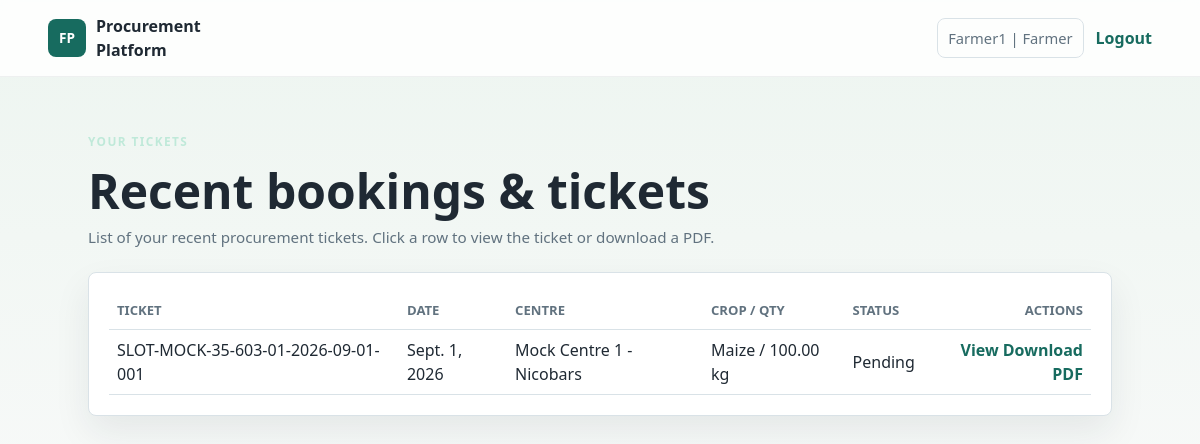
Page /procurement/farmer/bookings/ (signed in) on the committed database.
### accounts/models.py (models this page shows, shortened)
class User(AbstractBaseUser, PermissionsMixin):
    class Role(models.TextChoices):
        FARMER = "farmer", "Farmer"
        STAFF = "staff", "Procurement Centre Staff"
        ADMIN = "admin", "Administrator"
    mobile = models.CharField(max_length=15, unique=True)
    first_name = models.CharField(max_length=50, blank=True, default="")
    last_name = models.CharField(max_length=50, blank=True, default="")
    role = models.CharField(max_length=20, choices=Role.choices, default=Role.FARMER)
    is_active = models.BooleanField(default=True)
    is_staff = models.BooleanField(default=False)
    date_joined = models.DateTimeField(default=timezone.now)
    objects = UserManager()
    USERNAME_FIELD = "mobile"
    REQUIRED_FIELDS = []
    @property
    def full_name(self):
        names = [self.first_name, self.last_name]
        return " ".join(part for part in names if part).strip() or self.mobile

### procurement/models.py (models this page shows, shortened)
class TimeStampedModel(models.Model):
    created_at = models.DateTimeField(default=timezone.now)
    updated_at = models.DateTimeField(auto_now=True)
    class Meta:
        abstract = True

class ProcurementRequest(TimeStampedModel):
    class Status(models.TextChoices):
        PENDING = "pending", "Pending"
        ALLOCATED = "allocated", "Allocated"
        VERIFIED = "verified", "Verified"
        COMPLETED = "completed", "Completed"
    farmer = models.ForeignKey(
        settings.AUTH_USER_MODEL,
        on_delete=models.CASCADE,
        related_name="procurement_requests",
    )
    district = models.ForeignKey(
        District,
        on_delete=models.PROTECT,
        related_name="procurement_requests",
        null=True,
        blank=True,
    )
    centre = models.ForeignKey(
        "ProcurementCentre",
        on_delete=models.PROTECT,
        related_name="procurement_requests",
        null=True,
        blank=True,
    )
    crop = models.CharField(max_length=100)
    quantity = models.DecimalField(max_digits=10, decimal_places=2)
    preferred_date = models.DateField()
    ticket_number = models.PositiveIntegerField(null=True, blank=True, db_index=True)
    status = models.CharField(max_length=20, choices=Status.choices, default=Status.PENDING)
    class Meta:
        ordering = ["-created_at"]
        indexes = [models.Index(fields=["status", "preferred_date"])]
        constraints = [
            models.UniqueConstraint(fields=["centre", "preferred_date", "ticket_number"], name="unique_centre_date_ticket"),
        ]
    @property
    def token_number(self):
        if self.ticket_number and self.preferred_date and self.centre_id:
            centre_code = getattr(self.centre, 'code', 'CENTRE')
            return f"SLOT-{centre_code}-{self.preferred_date.isoformat()}-{self.ticket_number:03d}"
        return f"FPR-{self.pk:04d}" if self.pk else "FPR-NEW"

class ProcurementCentre(TimeStampedModel):
    code = models.CharField(max_length=50, unique=True, db_index=True)
    name = models.CharField(max_length=200)
    state = models.ForeignKey(State, on_delete=models.PROTECT, related_name="procurement_centres", null=True, blank=True)
    district = models.ForeignKey(District, on_delete=models.PROTECT, related_name="procurement_centres", null=True, blank=True)
    agency = models.CharField(max_length=150, blank=True, default="")
    crop = models.CharField(max_length=100, blank=True, default="")
    season = models.CharField(max_length=80, blank=True, default="")
    address = models.CharField(max_length=255, blank=True, default="")
    pincode = models.CharField(max_length=10, blank=True, default="")
    latitude = models.DecimalField(max_digits=9, decimal_places=6, null=True, blank=True)
    longitude = models.DecimalField(max_digits=9, decimal_places=6, null=True, blank=True)
    is_active = models.BooleanField(default=True)
    slots_per_day = models.PositiveIntegerField(null=True, blank=True, help_text="If set, maximum tickets per day for this centre. Null = unlimited")
    class Meta:
        ordering = ["state__name", "district__name", "name"]
        indexes = [
            models.Index(fields=["state", "district", "name"]),
            models.Index(fields=["state", "name"]),
            models.Index(fields=["code"]),
            models.Index(fields=["agency", "name"]),
        ]

### procurement/views.py (the view)
# urls.py: path("farmer/bookings/", FarmerBookingsView.as_view(), name="farmer_booking_list"),
class FarmerBookingsView(RoleRequiredMixin, TemplateView):
    required_role = User.Role.FARMER
    template_name = "procurement/farmer_tickets.html"
    def get_context_data(self, **kwargs):
        context = super().get_context_data(**kwargs)
        context["form"] = ProcurementRequestForm()
        qs = self.request.user.procurement_requests.select_related(
            "centre",
            "district__state",
        ).order_by("-created_at")
        from django.core.paginator import Paginator, EmptyPage, PageNotAnInteger
        page = self.request.GET.get("page", 1)
        try:
            page_size = int(self.request.GET.get("page_size", 10))
        except (TypeError, ValueError):
            page_size = 10
        paginator = Paginator(qs, page_size)
        try:
            bookings_page = paginator.page(page)
        except PageNotAnInteger:
            bookings_page = paginator.page(1)
        except EmptyPage:
            bookings_page = paginator.page(paginator.num_pages)
        context["bookings"] = bookings_page.object_list
        context["page_obj"] = bookings_page
        context["paginator"] = paginator
        context["is_paginated"] = paginator.num_pages > 1
        return context

### procurement/forms.py (called while the page is built)
    def _coerce_pk(self, value):
        if value is None:
            return None
        if hasattr(value, "pk"):
            return value.pk
        return value

    def _apply_initial_queryset_state(self):
        if self.instance and self.instance.pk and getattr(self.instance, "district", None):
            try:
                district = self.instance.district
                self.initial.setdefault("state", district.state)
                self.initial.setdefault("district", district)
            except Exception:
                pass

    def _selected_state_pk(self):
        value = self.data.get("state") or self.initial.get("state")
        return self._coerce_pk(value)

    def _selected_district_pk(self):
        value = self.data.get("district") or self.initial.get("district")
        return self._coerce_pk(value)

    def _update_district_queryset(self):
        state_id = self._selected_state_pk()
        if state_id:
            self.fields["district"].queryset = District.objects.filter(state_id=state_id).order_by("name")
        else:
            self.fields["district"].queryset = District.objects.none()

    def _update_centre_queryset(self):
        district_id = self._selected_district_pk()
        queryset = ProcurementCentre.objects.filter(is_active=True).select_related("state", "district").order_by("name")
        if district_id:
            try:
                district_obj = District.objects.get(pk=district_id)
                queryset = queryset.filter(state_id=district_obj.state_id).filter(
                    Q(district__isnull=True) | Q(district=district_obj)
                )
            except District.DoesNotExist:
                queryset = queryset.none()
        else:
            state_id = self._selected_state_pk()
            if state_id:
                queryset = queryset.filter(state_id=state_id)
        self.fields["centre"].queryset = queryset

### procurement/views.py (called while the page is built)
    def dispatch(self, request, *args, **kwargs):
        if not request.user.is_authenticated:
            return self.handle_no_permission()
        if self.required_role and request.user.role != self.required_role:
            return redirect("accounts:dashboard")
        return super().dispatch(request, *args, **kwargs)

### procurement/templates/procurement/farmer_tickets.html (shortened to what this page needs)
{% extends "base.html" %}
{% block content %}
<section class="dashboard-head">
    <p class="eyebrow">Your tickets</p>
    <h1>Recent bookings & tickets</h1>
    <p class="dashboard-subtitle">List of your recent procurement tickets. Click a row to view the ticket or download a PDF.</p>
</section>
<section class="work-panel">
    {% if bookings %}
    <table class="striped-list" style="width:100%; border-collapse:collapse;">
        <thead>
            <tr>
                <th style="text-align:left; padding:8px;">Ticket</th>
                <th style="text-align:left; padding:8px;">Date</th>
                <th style="text-align:left; padding:8px;">Centre</th>
                <th style="text-align:left; padding:8px;">Crop / Qty</th>
                <th style="text-align:left; padding:8px;">Status</th>
                <th style="text-align:right; padding:8px;">Actions</th>
            </tr>
        </thead>
        <tbody>
            {% for booking in bookings %}
            <tr>
                <td style="padding:8px;">{{ booking.token_number }}</td>
                <td style="padding:8px;">{{ booking.preferred_date }}</td>
                <td style="padding:8px;">{% if booking.centre %}{{ booking.centre.name }}{% else %}Pending{% endif %}</td>
                <td style="padding:8px;">{{ booking.crop }} / {{ booking.quantity }} kg</td>
                <td style="padding:8px;">{{ booking.get_status_display }}</td>
                <td style="padding:8px; text-align:right;">
                    <a class="button" href="{% url 'procurement:farmer_ticket' booking.pk %}">View</a>
                    <a class="button" href="{% url 'procurement:farmer_ticket_pdf' booking.pk %}">Download PDF</a>
                </td>
            </tr>
            {% endfor %}
        </tbody>
    </table>
    {% else %}
    <p>No bookings yet.</p>
    {% endif %}
</section>
{% endblock %}

### templates/base.html (shortened to what this page needs)
{% load static %}
<!doctype html>
<html lang="en">
<head>
    <link rel="stylesheet" href="{% static 'css/app.css' %}">
</head>
<body>
    <header class="topbar">
        <a class="brand" href="{% url 'home' %}">
            <span class="brand-mark">FP</span>
            <span>Procurement Platform</span>
        </a>
        <nav class="nav-actions" aria-label="Primary navigation">
            {% if user.is_authenticated %}
                <span class="user-pill">{{ user.full_name|default:user.mobile }} | {{ user.get_role_display }}</span>
                <form action="{% url 'accounts:logout' %}" method="post" class="logout-form">
                    <button type="submit" class="text-button">Logout</button>
                </form>
            {% else %}
                <a href="{% url 'accounts:farmer_login' %}">Farmer Login</a>
                <a class="nav-button" href="{% url 'accounts:farmer_register' %}">Register as Farmer</a>
            {% endif %}
        </nav>
    </header>
    <main class="page-shell">
        {% block content %}{% endblock %}
    </main>
</body>
</html>

### static/css/app.css (style rules this page uses)
:root { --page: #f5f7f4; --surface: #ffffff; --ink: #1f2933; --muted: #61727f; --line: #d9e2e7; --primary: #176b5f; --primary-dark: #0f4f46; --accent: #c58b1f; --blue: #315c99; --danger: #b42318; --shadow: 0 16px 36px rgba(31, 41, 51, 0.08); }
* { box-sizing: border-box; }
body { margin: 0; background: linear-gradient(180deg, #edf5f0 0%, #f7f9f8 100%); color: var(--ink); font-family: "Segoe UI", "Inter", Arial, sans-serif; line-height: 1.5; }
button, input, select { font: inherit; }
a { color: var(--primary); font-weight: 700; text-decoration: none; }
.topbar { align-items: center; background: rgba(255, 255, 255, 0.85); backdrop-filter: blur(8px); border-bottom: 1px solid rgba(15, 30, 45, 0.06); display: flex; gap: 24px; justify-content: space-between; min-height: 72px; padding: 14px clamp(16px, 4vw, 48px); position: sticky; top: 0; z-index: 30; }
.brand { align-items: center; color: var(--ink); display: inline-flex; gap: 10px; min-width: 0; }
.brand-mark { align-items: center; background: var(--primary); border-radius: 8px; color: #ffffff; display: inline-flex; flex: 0 0 38px; font-size: 0.85rem; font-weight: 800; height: 38px; justify-content: center; }
.nav-actions { align-items: center; display: flex; flex-wrap: wrap; gap: 12px; justify-content: flex-end; }
.nav-button, .primary-button, .text-button { border: 0; border-radius: 8px; cursor: pointer; display: inline-flex; font: inherit; font-weight: 800; justify-content: center; min-height: 42px; padding: 10px 16px; }
.text-button { background: transparent; color: var(--primary); padding-inline: 0; }
.logout-form { margin: 0; }
.user-pill { border: 1px solid var(--line); border-radius: 8px; color: var(--muted); font-size: 0.92rem; max-width: 100%; overflow-wrap: anywhere; padding: 8px 10px; }
.page-shell { margin: 0 auto; max-width: 1120px; padding: clamp(24px, 5vw, 56px) clamp(16px, 4vw, 48px); }
.auth-panel, .work-panel, .metric-card { background: var(--surface); border: 1px solid var(--line); border-radius: 8px; box-shadow: var(--shadow); }
.eyebrow { color: var(--accent); font-size: 0.78rem; font-weight: 800; letter-spacing: 0; margin: 0 0 8px; text-transform: uppercase; }
h1, h2, p { margin-top: 0; }
h1 { font-size: clamp(2rem, 4vw, 3rem); line-height: 1.1; margin-bottom: 20px; }
.field-help, .field-error, .form-error, .auth-switch, .dashboard-subtitle, .metric-card p { color: var(--muted); font-size: 0.95rem; }
.dashboard-head { margin-bottom: 24px; }
.dashboard-head h1 { margin-bottom: 8px; }
.dashboard-subtitle { margin-bottom: 0; }
.work-panel { padding: 20px; }
table { border-collapse: collapse; min-width: 640px; width: 100%; }
th, td { border-bottom: 1px solid var(--line); padding: 12px; text-align: left; }
th { color: var(--muted); font-size: 0.82rem; text-transform: uppercase; }
.eyebrow { color: #bfe9d9; font-size: 0.74rem; font-weight: 800; letter-spacing: 0.12em; margin-bottom: 14px; text-transform: uppercase; }

### rows in the picture
User: full_name "Farmer1", role "Farmer"
ProcurementRequest: token_number "SLOT-MOCK-35-603-01-2026-09-01-001", preferred_date "Sept. 1, 2026", centre.name "Mock Centre 1 - Nicobars", crop "Maize", quantity "100.00", status "Pending"
